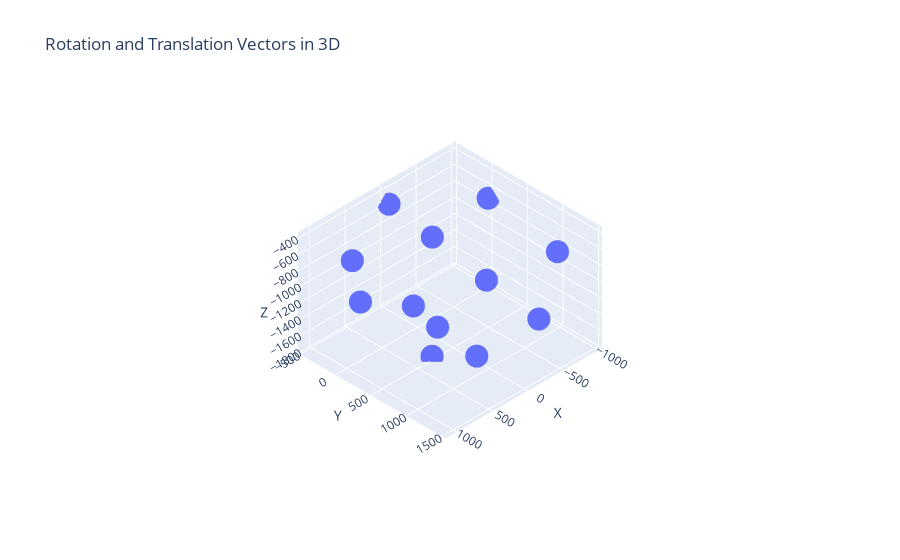

The cell this chart's notebook holds for it:
### Code cell
import plotly.graph_objs as go

coords_img = []
for _, p in df.where(df["serie"] == 12).dropna().iterrows():
    rt = p[['r1', 'r2', 'r3']].to_numpy(dtype=np.float64)
    R = cv2.Rodrigues(rt)[0]
    R = np.linalg.inv(R)
    t = p[['t1', 't2', 't3']].to_numpy(dtype=np.float64).T
    t = -R@t
    coords_img.append(t)
coords_img = np.array(coords_img)

# Create a 3D scatter plot
fig = go.Figure(data=[go.Scatter3d(x=coords_img[:, 0], y=coords_img[:, 1], z=coords_img[:, 2],
                                   mode='markers', name='Kameras')])

# Add labels to the plot
fig.update_layout(scene=dict(xaxis_title='X', yaxis_title='Y', zaxis_title='Z'),
                  title='Rotation and Translation Vectors in 3D')
fig.layout.scene.camera.projection.type = "orthographic"
fig.show()

### Figure 1 — Plotly figure (JSON) as saved in the notebook; plotly's stock layout.template omitted (floating-point values rounded to 4 significant figures)
{"data": [{"mode": "markers", "name": "Kameras", "type": "scatter3d", "x": [-684.4, -210.9, 378.5, 298.2, 756.5, 296.6, 1097.0, -41.83, 628.9, -524.2, -52.72, -979.2], "y": [1276.0, 1488.0, 1340.0, 1123.0, 1030.0, 492.1, 284.0, -109.1, -297.8, -324.9, -463.2, 6.219], "z": [-584.4, -1062.0, -368.1, -1442.0, -906.8, -1760.0, -803.2, -1617.0, -824.2, -1127.0, -558.9, -714.7]}], "layout": {"scene": {"camera": {"projection": {"type": "orthographic"}}, "xaxis": {"title": {"text": "X"}}, "yaxis": {"title": {"text": "Y"}}, "zaxis": {"title": {"text": "Z"}}}, "title": {"text": "Rotation and Translation Vectors in 3D"}}}
